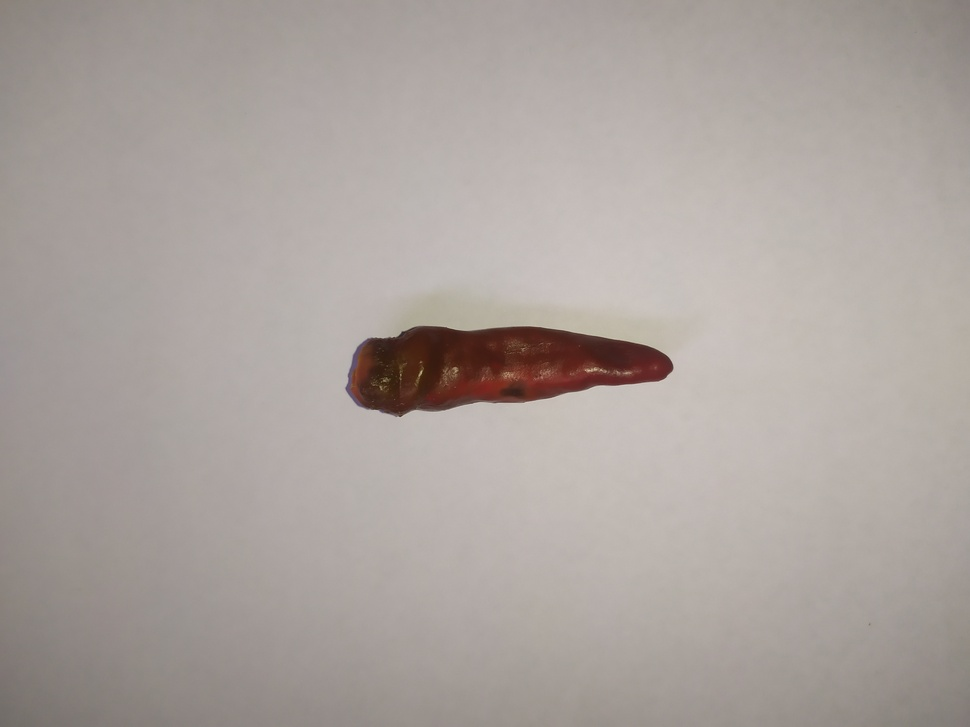
%> input picture PROJECT FIX/DATA LATIH/MATANG/Matang01.jpg, 970 x 727 px, shrunk from 4000 x 3000 before the run
$ octave pengolahan_citra.m   (GNU Octave 9; MATLAB toolbox functions it lacks are replaced by stand-ins)
%> lines starting %> are read from the running program, lines starting %| are printed output that depends on the picture; in (x1, y1, x2, y2) boxes, pixels count from 0 and x2, y2 are one past the last pixel; in counts of white or black regions, pixels touching at a corner belong together; the program's own positions count from 1
clc; clear; close all; warning off all;

%memanggil menu "browse file"
[nama_file,nama_folder] = uigetfile('*.jpg');
%> the answer given: DATA LATIH/MATANG/Matang01.jpg

%jika ada nama file yang dipilih maka akan mengeksekusi perintah di bawah
%ini
if ~isequal(nama_file,0)
     %membaca file RGB
    Img = im2double(imread(fullfile(nama_folder,nama_file)));
    %figure, imshow(Img)

    %konfersi RGB ke grayscale
    Img_gray = rgb2gray(Img);
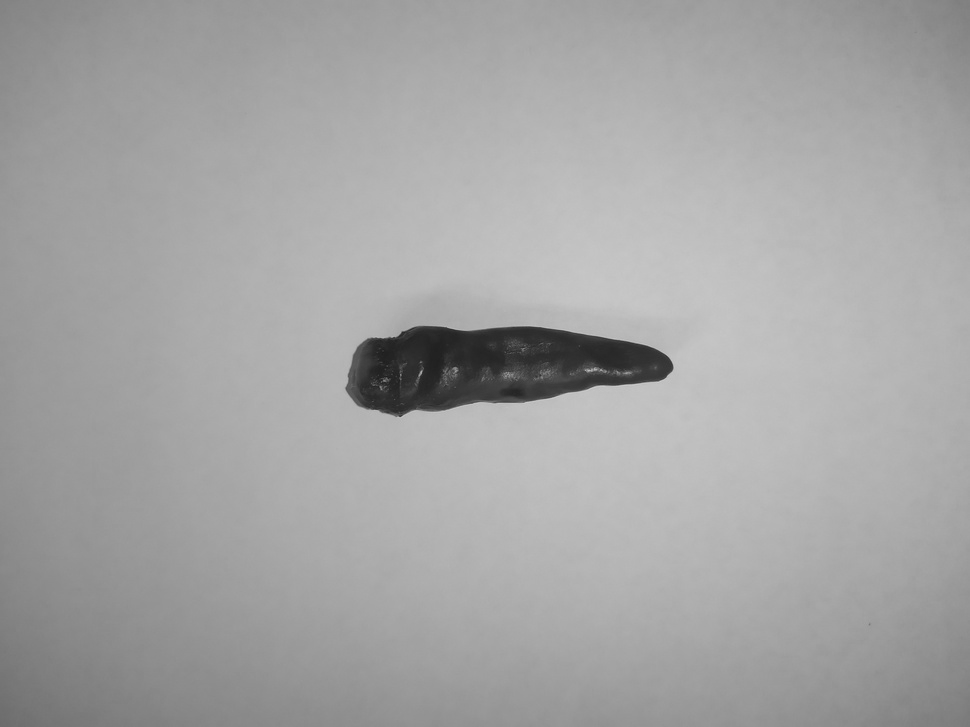
%> Img_gray: size 727x970 double; min 0.114, max 0.809, mean 0.647
    %figure, imshow(rgb2gray)

    %konfersi grayscale ke biner
    bw = imbinarize(Img_gray);
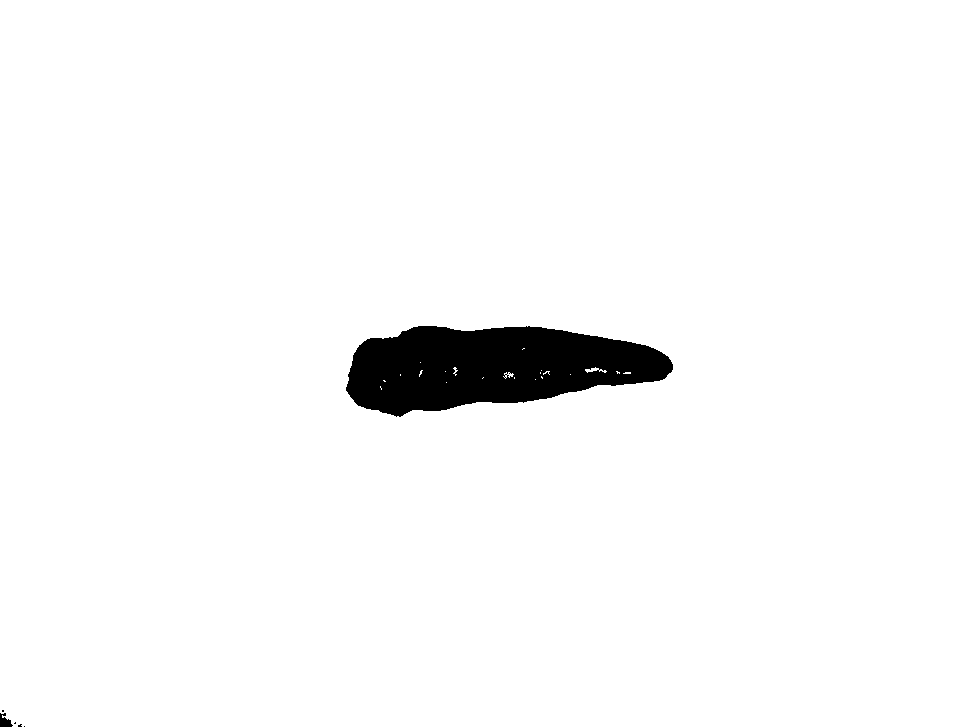
%> bw: size 727x970 logical; 97.1% white; 6 black regions (4 under 20 px), largest, box (x1, y1, x2, y2) and area: (346, 326, 673, 417) 20501, (0, 713, 13, 727) 114
    %figure, imshow(bw)

    %melakukan operasi komplemen
    bw = imcomplement(bw);
    %figure, imshow(bw)

    %melakukan operasi morfologi dari hasil segmentasi
    %filling holes
    bw = imfill(bw,'holes');
%> bw: size 727x970 logical; 3% white; 6 white regions (4 under 20 px), largest, box (x1, y1, x2, y2) and area: (346, 326, 673, 417) 20688, (0, 713, 13, 727) 114
    %figure, imshow(bw)

    %area opening
    bw = bwareaopen(bw, 1000);
%> bw: size 727x970 logical; 2.9% white; 1 white region, box (x1, y1, x2, y2) and area: (346, 326, 673, 417) 20688
    %figure, imshow (bw)

    %ekstraksi ciri RGB
    R = Img(:,:,1);
    G = Img(:,:,2);
    B = Img(:,:,2);
    R(~bw) = 0;
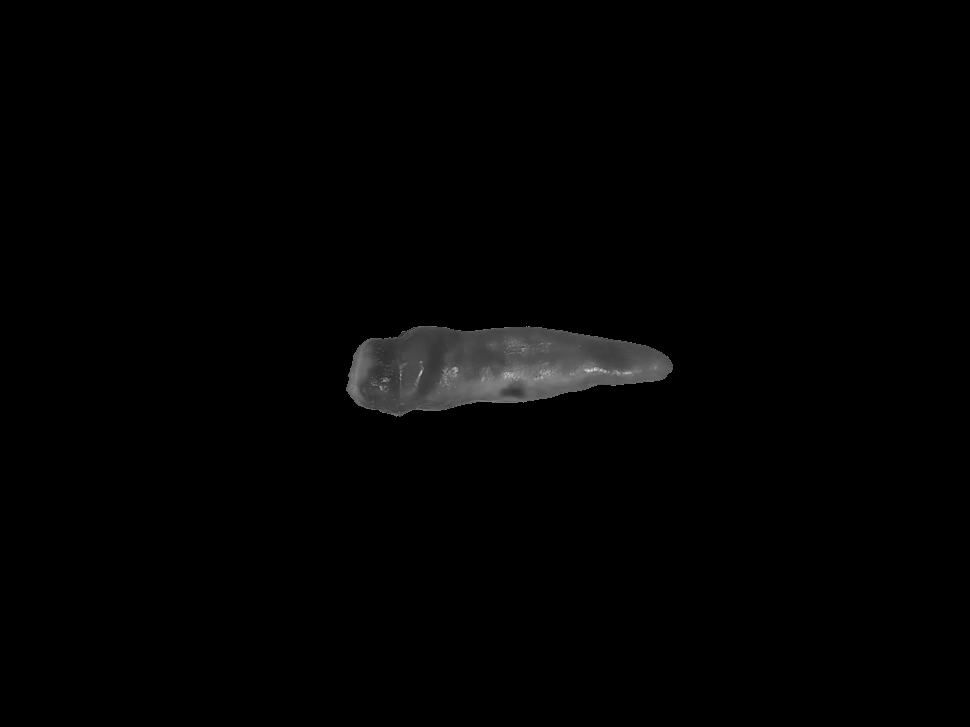
%> R: size 727x970 double; min 0, max 0.859, mean 0.00982
    G(~bw) = 0;
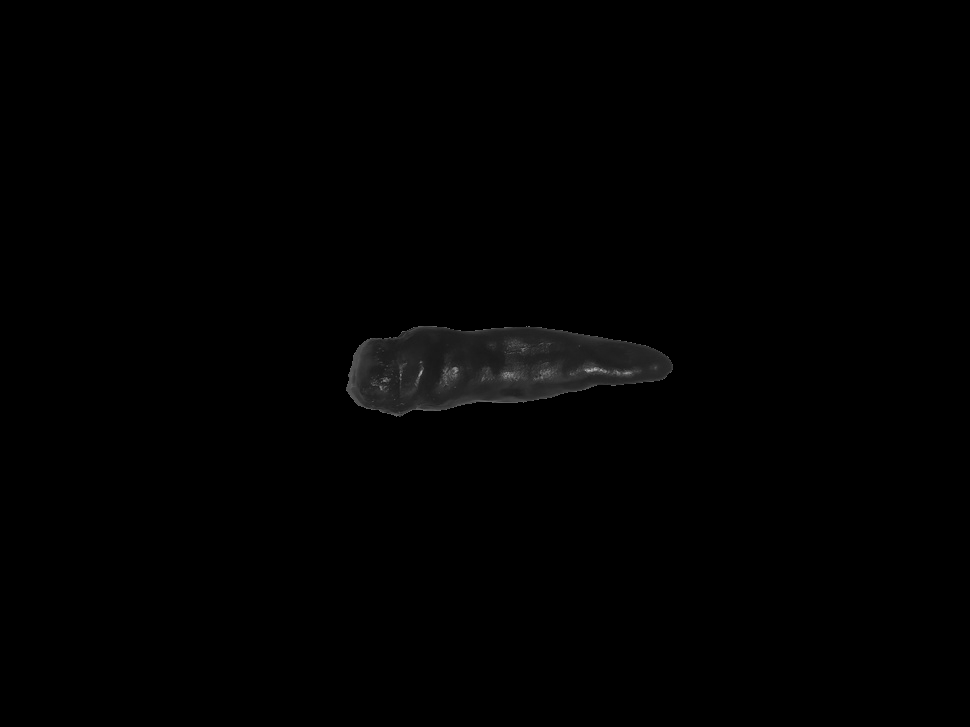
%> G: size 727x970 double; min 0, max 0.71, mean 0.00512
    B(~bw) = 0;
    %RGB = cat(3,R,G,B);
    %figure, imshow(RGB)

    Red = sum(sum(R))/sum(sum(bw));
%> Red = 0.335
    Green = sum(sum(G))/sum(sum(bw));
%> Green = 0.175
    Blue = sum(sum(B))/sum(sum(bw));
%> Blue = 0.175

    %ekstraksi ciri HSV
    HSV = rgb2hsv(Img);
%> HSV: size 727x970x3 double; mean H, S, V 0.0616, 0.0838, 0.672
    %figure, imshow(HSV)

    H = HSV(:,:,1);
    S = HSV(:,:,2);
    V = HSV(:,:,3);
    H(~bw) = 0;
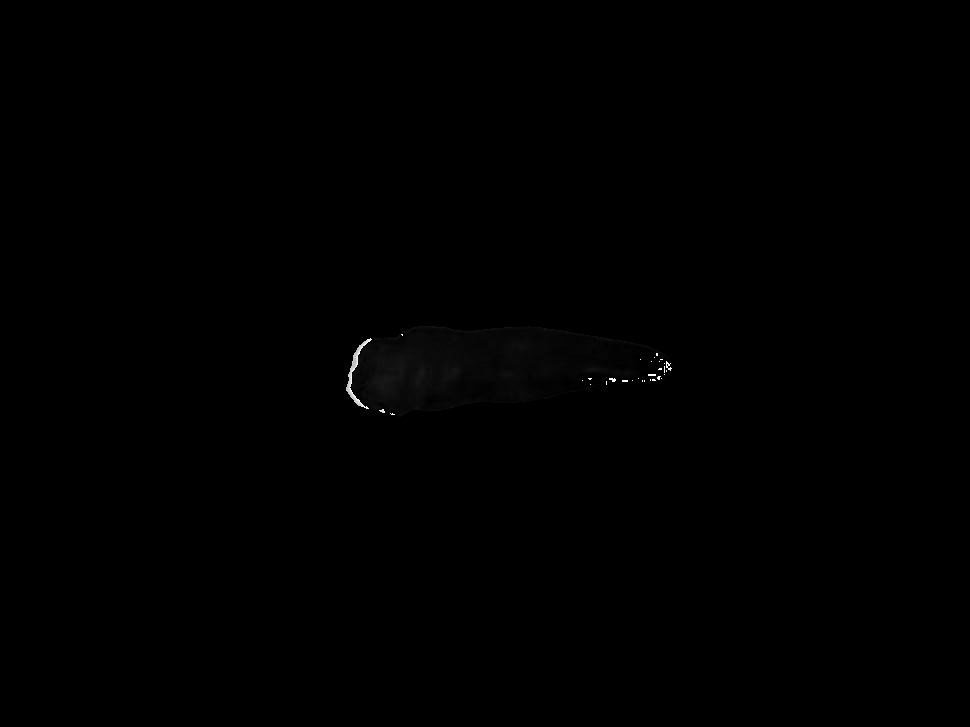
%> H: size 727x970 double; min 0, max 0.997, mean 0.0016
    S(~bw) = 0;
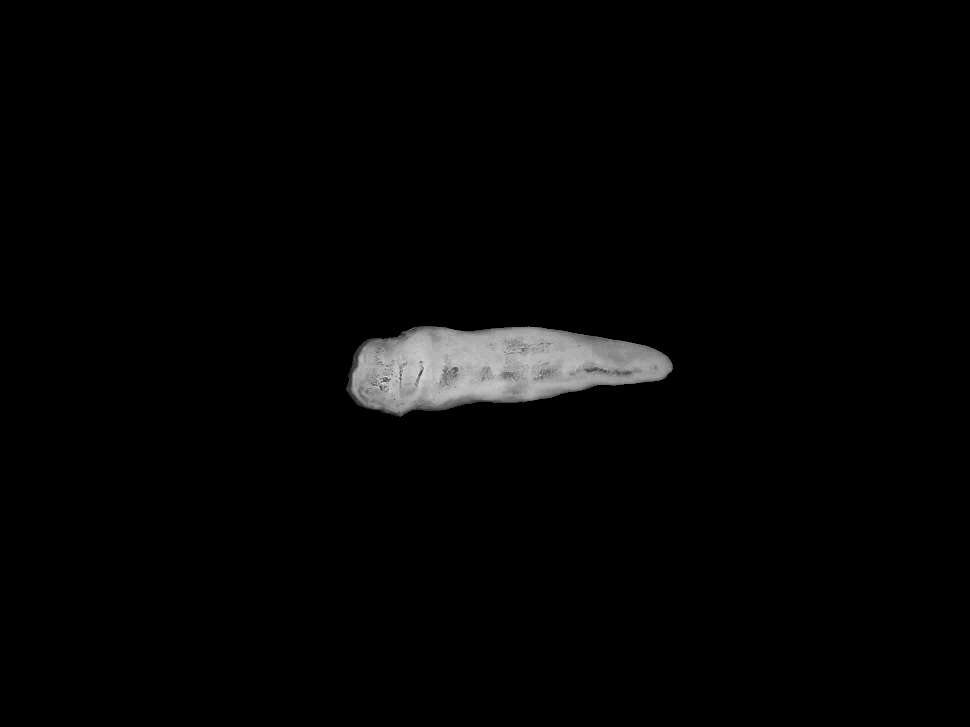
%> S: size 727x970 double; min 0, max 0.917, mean 0.0176
    V(~bw) = 0;
    Hue = sum(sum(H))/sum(sum(bw));
%> Hue = 0.0546
    Saturation = sum(sum(S))/sum(sum(bw));
%> Saturation = 0.601
    Value = sum(sum(V))/sum(sum(bw));
%> Value = 0.335

    %menyusun variabel ciri_uji
    ciri_uji = [Hue,Saturation,Value];
%> ciri_uji = [0.0546 0.601 0.335]

    %memanggil model knn hasil pelatihan
    load Mdl

    %membaca kelas keluaran hasil pengujian
%> (the run ends here)
